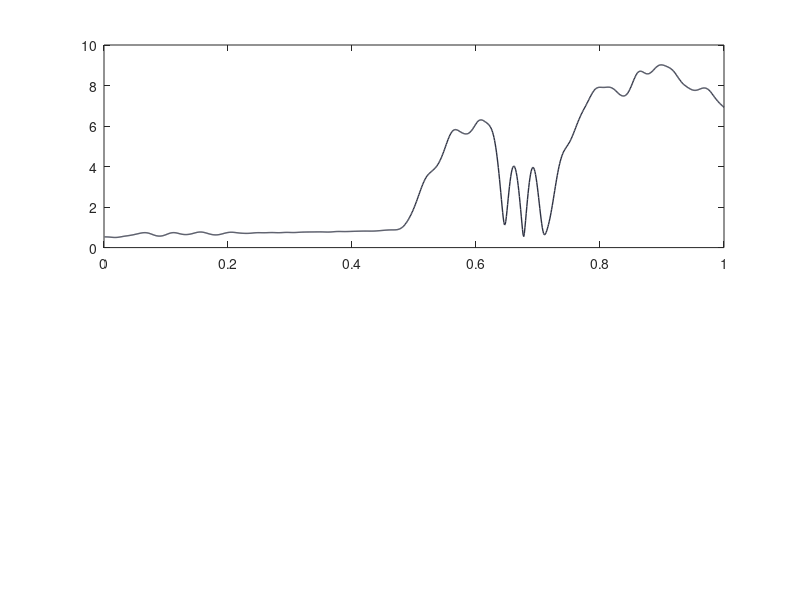

MATLAB code for this plot: (Note: this script raises an error after producing the figure.)
close all
clear all
clc

data_folder = 'F:\JoystickExpts\data\';
mouse_ID = 'Box_4_AN10';
data_ID = '071922_47_79_010_32767_200_031_000_180_000_180_000';
condition_array = strsplit(data_ID,'_');

pltOpt = 1;

cd([data_folder mouse_ID '\' data_ID])
load('js_reach')
cd('C:\Users\anaga\Documents\GitHub\Joystick-Analysis\Analysis_050422')

hold_threshold = str2double(condition_array{7})/100*6.35;
outer_threshold = str2double(condition_array{2})/100*6.35;
max_distance = str2double(condition_array{3})/100*6.35;
hold_duration = str2double(condition_array{6});
target_duration = str2double(condition_array{4});
trial_duration = str2double(condition_array{5});
angle_min = str2double(condition_array{8});
angle_max = str2double(condition_array{9});
reach_threshold = 31/100*6.35;

theta = 0:0.01:2*pi;

hold_duration_trial_success = [];
target_duration_trial_success = [];
path_length_success = [];
straightness_success = [];
reach_duration_trial_success = [];
peak_speed_success = [];

target_duration_trial_fail = [];
path_length_fail = [];
straightness_fail = [];
reach_duration_trial_fail = [];
peak_speed_fail = [];

Fs = 1000;
[b,a] = butter(10,50/(Fs/2),'low');

for i = 1:length(js_reach)
    if js_reach(i).reward_flag == 1
        
        x_filt = filtfilt(b,a,js_reach(i).x_traj);
        y_filt = filtfilt(b,a,js_reach(i).y_traj);   
        vel_x = gradient(x_filt)*Fs; 
        acc_x = gradient(vel_x)*Fs; 
        vel_y = gradient(y_filt)*Fs;
        acc_y = gradient(vel_y)*Fs;
        RoC = (vel_x.^2 + vel_y.^2).^(3/2)./abs(vel_x.*acc_y-vel_y.*acc_x);
        js_pos = sqrt(x_filt.^2+y_filt.^2);
        js_vel = gradient(js_pos)*Fs;
        js_acc = gradient(js_vel)*Fs;
        js_speed = sqrt(vel_x.^2+vel_y.^2);
        angle_js = atan2d(y_filt,x_filt);
        angle_js = angle_js + (angle_js < 0)*360;
        
        time_trial = [1:length(x_filt)]/Fs;
        figure(6)
        subplot(2,1,1)
        plot(time_trial,js_pos,'color',[45 49 66]/255,'LineWidth',1)
        hold on           
        %plot(time_trial(start_reach:end_reach),js_pos(start_reach:end_reach),'color',[255,147,79]/255,'LineWidth',1)
        yline(hold_threshold,'--','color','k','LineWidth',1)
        yline(outer_threshold,'--','color','k','LineWidth',1)
        yline(max_distance,'--','color','k','LineWidth',1)       
        set(gca,'TickDir','out')
        set(gca,'box','off')
        subplot(2,1,2)
        plot(time_trial,js_vel,'color',[45 49 66]/255,'LineWidth',1)
        hold on 
        %plot(time_trial(start_reach:end_reach),js_vel(start_reach:end_reach),'color',[255,147,79]/255,'LineWidth',1) 
        ylim([-50 250])
        
%         x = input('');
%         close(6)
     
    end
end
